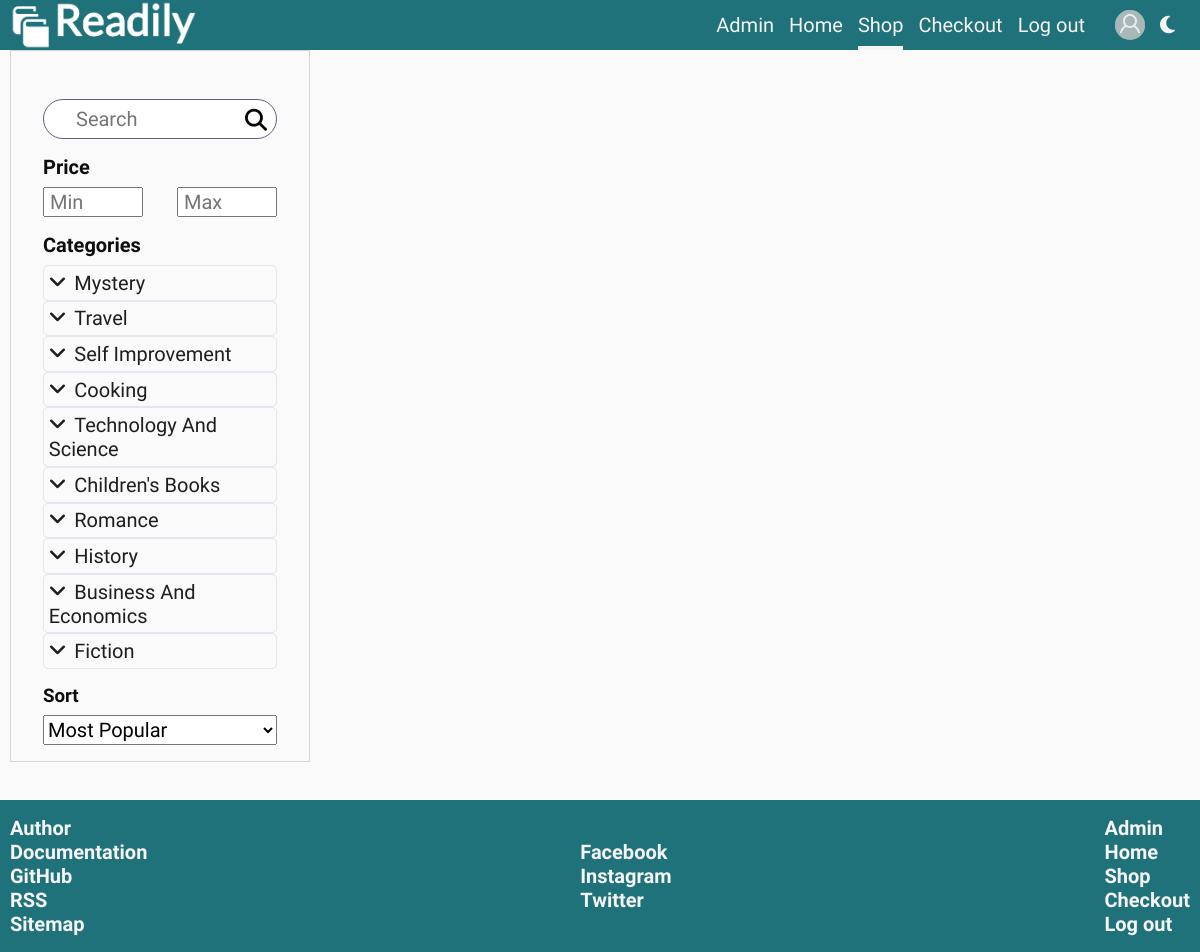
The page /index.php?page=shop&category-id=10 (signed in) on the database its author committed.
### tables this page shows
CREATE TABLE `link` (
  `id` int(2) NOT NULL,
  `name` varchar(20) NOT NULL,
  `href` varchar(50) NOT NULL,
  `appearance` int(2) NOT NULL,
  `id_target` int(2) NOT NULL,
  `id_link_type` int(2) NOT NULL
);

CREATE TABLE `category` (
  `id` int(11) NOT NULL,
  `name` varchar(50) NOT NULL,
  `status` tinyint(1) NOT NULL DEFAULT 1,
  `created_at` timestamp NOT NULL DEFAULT current_timestamp(),
  `deleted_at` timestamp NULL DEFAULT NULL,
  `category_id` int(11) DEFAULT NULL
);

### models/header/functions.php (called while the page is built)
<?php
require_once "config/connection.php";
function headerLinks($userRole){
    global $conn;
    $query = "SELECT l.name, l.href FROM link as l
    INNER JOIN link_position as lp ON lp.link_id = l.id
    INNER JOIN position as p ON p.id = lp.position_id
    INNER JOIN link_role as lr ON lr.link_id = l.id
    INNER JOIN role as r ON r.id = lr.role_id
    WHERE p.name = 'header' AND r.name = :role
    ORDER BY l.appearance ASC";
    $statement = $conn->prepare($query);
    $statement->bindParam(":role",$userRole);
    $statement->execute();
    $links = $statement->fetchAll();
    return $links;
}
?>

### models/category/functions.php (the view, shortened to what this page needs)
<?php
function selectAllActiveCategories($parent){
    global $conn;
    if($parent){
        $query = 'SELECT * FROM category WHERE category_id = :parent AND status = 1';
    }else{
        $query = 'SELECT * FROM category WHERE category_id  IS NULL AND status = 1';
    }
    $statement = $conn->prepare($query);
    if($parent){
    $statement->bindParam(':parent',$parent);
    }
    $statement->execute();
    $allCategories = $statement->fetchAll();
    return $allCategories;
}
?>

### models/footer/functions.php (called while the page is built)
<?php
function allLinks($userRole){
    global $conn;
    $query = "SELECT l.name, l.href, lt.name AS 'target', ltype.name AS 'type', l.appearance FROM link as l
    INNER JOIN link_position as lp ON lp.link_id = l.id
    INNER JOIN position as p ON p.id = lp.position_id
    INNER JOIN link_role as lr ON lr.link_id = l.id
    INNER JOIN role as r ON r.id = lr.role_id
    INNER JOIN link_target as lt ON l.id_target = lt.id
    INNER JOIN link_type as ltype ON ltype.id = l.id_link_type
    WHERE p.name = 'footer' AND r.name = :role
    ORDER BY l.appearance ASC;";
    $statement = $conn->prepare($query);
    $statement->bindParam(":role",$userRole);
    $statement->execute();
    $links = $statement->fetchAll();
    $documentsLinks = array();
    $pageLinks = array();
    $socialMediaLinks = array();
    foreach($links as $link){
        if($link['type'] == 'document'){
            $documentsLinks[] = $link;
        }else if($link['type'] == 'link'){
            $pageLinks[] = $link;
        }else if($link['type'] == 'social media'){
            $socialMediaLinks[] = $link;
        }
    }
    $allLinks = new stdClass();
    $allLinks->documentsLinks = $documentsLinks;
    $allLinks->pageLinks = $pageLinks;
    $allLinks->socialMediaLinks = $socialMediaLinks;
    return $allLinks;
}
?>

### models/category/functions.php (the view, shortened to what this page needs)
<?php
function selectAllActiveCategories($parent){
    global $conn;
    if($parent){
        $query = 'SELECT * FROM category WHERE category_id = :parent AND status = 1';
    }else{
        $query = 'SELECT * FROM category WHERE category_id  IS NULL AND status = 1';
    }
    $statement = $conn->prepare($query);
    if($parent){
    $statement->bindParam(':parent',$parent);
    }
    $statement->execute();
    $allCategories = $statement->fetchAll();
    return $allCategories;
}
?>

### views/fixed/header.php (shortened to what this page needs)
<?php
    require_once "models/header/functions.php";
    require_once "models/global/functions.php";
    $role = 'unauthorised';
    if(isset($_SESSION['userRoleName'])){
        $role = $_SESSION['userRoleName'];
        $avatar_src = isset($_SESSION['userAvatarSrc']) ? $_SESSION['userAvatarSrc'] : 'default-avatar.jpg';
    }
    $links = headerLinks($role);
    $page = isset($_GET['page']) ? $_GET['page'] : "home";
?>
<header>
    <div id="header" class="wrapper">
        <a href="index.php?page=home">
            <img src="assets/images/logo.png" alt="logo" />
        </a>
        <ul id="header-navigation">
            <?php foreach($links as $link):?>
                <li><a href="index.php?page=<?=$link['href'] ?>"
                <?php if($page == $link['href'])echo('id="active-link"'); ?>><?=$link['name']?></a></li>
            <?php endforeach?>
        </ul>
        <div id="icons-container">
            <?php if(isset($_SESSION['userId'])){
                echo '
                <div>
                <a href="index.php?page=user-profile">
                    <img src="assets/images/avatars/' . $avatar_src . '" alt="user avatar">
                </a>
                </div>
                ';}
            ?>
            <i class="fa-solid fa-moon" id="dark-mode-icon" style="display: none;"></i>
        </div>
    </div>
</header>

### views/pages/shop.php (shortened to what this page needs)
<?php
    require_once "models/category/functions.php";
    try{
        $allCategories = selectAllActiveCategories(null);
    }catch(PDOException $ex){
        http_response_code(500);
        $errorMessageArray[] = 'Server error: ' . $ex->getMessage();
        echo json_encode($errorMessageArray);
    }
?>
</head>
<body>
<section id="section-container" class="wrapper">
    <form id="filter-sort-section">
        <div id="input-search-container">
            <input type="text" placeholder="Search" name="input-search" id="input-search">
            <i class="fa-solid fa-magnifying-glass"></i>
        </div>
        <h3 id="heading-price">Price</h3>
        <div id="price-container">
            <input type="number" min="0" placeholder="Min" id="price-min" name="price-min">
            <input type="number" min="0" placeholder="Max" id="price-max" name="price-max">
        </div>
        <h3 id="heading-categories">Categories</h3>
        <ul class="book-category-input" id="book-category-input-js  categories-option">
            <?php foreach($allCategories as $category): ?>
                <li class="category-parent"><p><i class="fa-solid fa-angle-down"></i><?=$category['name']?></p>
                </li>
            <?php endforeach ?>
        </ul>
        <h3 id="heading-sort">Sort</h3>
        <select name="sort" id="sort">
            <option class="option-tag" value="popular">Most Popular</option>
        </select>
    </form>
    <section id="section-articles">
        <div class="server-messages">
        </div>
    </section>
</section>

### views/fixed/footer.php (shortened to what this page needs)
<?php
    require_once "models/footer/functions.php";
    $role = 'unauthorised';
    if(isset($_SESSION['userRoleName'])){
        $role = $_SESSION['userRoleName'];
    }
    $allLinks = allLinks($role);
?>
<footer>
    <div id="footer" class="wrapper">
        <ul id="docements-links">
            <?php foreach($allLinks->documentsLinks as $link):?>
                <li><a href="<?=$link['href'] ?>"
                target="<?=$link['target'] ?>"><?=$link['name']?></a></li>
            <?php endforeach?>
        </ul>
        <ul id="social-media-links">
            <?php foreach($allLinks->socialMediaLinks as $link):?>
                <li><a href="<?=$link['href'] ?>"
                target="_blank"><?=$link['name']?></a></li>
            <?php endforeach?>
        </ul>
        <ul id="pages-links">
            <?php foreach($allLinks->pageLinks as $link):?>
                <li><a href="index.php?page=<?=$link['href'] ?>"><?=$link['name']?></a></li>
            <?php endforeach?>
        </ul>
    </div>
</footer>
</body>

### rows shown on the page
link: name "Admin"
link: name "Home"
link: name "Shop"
link: name "Checkout"
link: name "Log out"
category: name "Mystery"
category: name "Travel"
category: name "Self Improvement"
category: name "Cooking"
category: name "Technology And Science"
category: name "Children's Books"
category: name "Romance"
category: name "History"
category: name "Business And Economics"
category: name "Fiction"
link: name "Author"
link: name "Documentation"
link: name "GitHub"
link: name "RSS"
link: name "Sitemap"
link: name "Facebook"
link: name "Instagram"
link: name "Twitter"
